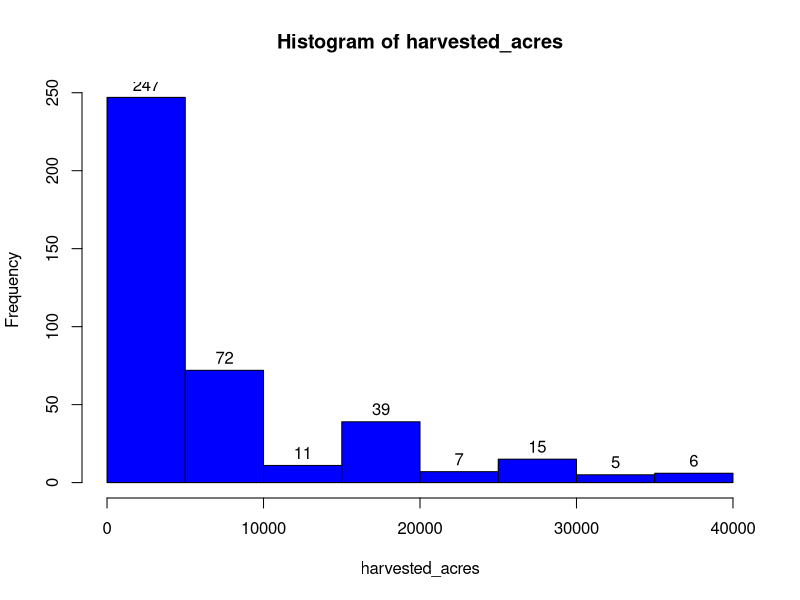
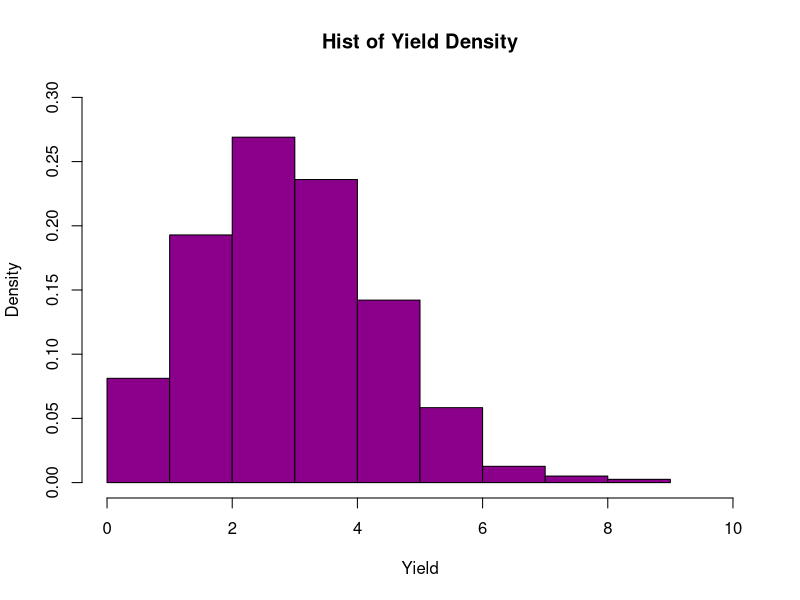

Write the R code that produced these figures, in order. (Note: this script raises an error after producing the figures.)
## ---- chunk 1
# add packages you need for this assignment
# install.packages("ggplot2", repos = "http://cran.us.r-project.org")
library(ggplot2)
## ---- chunk 2
knitr::opts_chunk$set(echo = TRUE)
## ---- chunk 3
raw_data <- read.csv("cali_avocados.csv")
avocado_data <- data.frame(raw_data)
## ---- chunk 4
str(avocado_data)
summary(avocado_data)
## ---- chunk 5
which(is.na(avocado_data))
sum(is.na(avocado_data))
## ---- chunk 6
harvested_acres <- avocado_data$Harvested.Acres
h1 <- hist(harvested_acres, col = "blue")
text(h1$mids, h1$counts, labels = h1$counts, adj = c(0.5, -0.5))
## ---- chunk 7
hist(avocado_data$Yield, ylim = c(0, .3), main = "Hist of Yield Density",
xlab = "Yield", xlim = c(0, 10), 
col = "darkmagenta", freq = FALSE)
## ---- chunk 8
ggplot(avocado_data, aes(x = values, fill = group)) +
  geom_histogram(position = "identity", alpha = 0.2, bins = 50)
## ---- chunk 9
boxplot(Production ~ Year, data = avocado_data, col = "orange",
main = "Production of Avocados per Year", xlab = "Year", ylab =
"Produced Avocados")
## ---- chunk 10
price_mean <- mean(avocado_data$Price.P.U, na.rm = TRUE)
print(price_mean)
## ---- chunk 11
harvest_mean <- mean(avocado_data$Harvested.Acres, na.rm = TRUE)
small_harvest <- subset.data.frame(avocado_data, avocado_data$Harvested.Acres < harvest_mean)
small_harvest_price_mean <- mean(small_harvest$Price.P.U, na.rm = TRUE)
print(small_harvest_price_mean)
## ---- chunk 12
large_harvest <- subset.data.frame(avocado_data, avocado_data$Harvested.Acres > harvest_mean)
large_harvest_price_mean <- mean(large_harvest$Price.P.U, na.rm = TRUE)
print(large_harvest_price_mean)
## ---- chunk 13
t.test(x = avocado_data$Price.P.U, mu = small_harvest_price_mean)

t.test(x = avocado_data$Price.P.U, mu = large_harvest_price_mean)
## ---- chunk 14
plot(avocado_data$Harvested.Acres, avocado_data$Production)
## ---- chunk 15
acres_production_regression <- lm(Production ~ Harvested.Acres,
  data = avocado_data)
summary(acres_production_regression)
## ---- chunk 16
abline(acres_production_regression, col = "blue")
